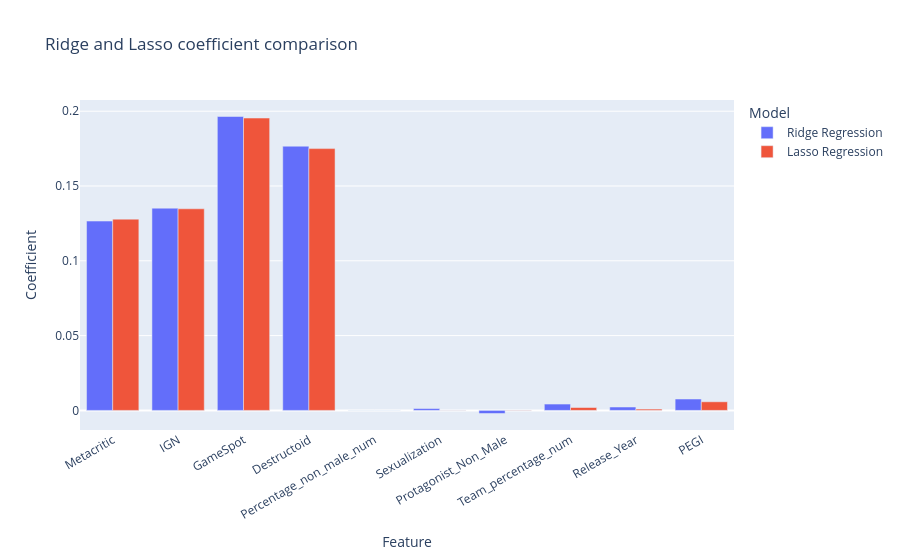

Notebook code for this chart:
### Code cell
coefficient_rows = []
for model_name in ["Ridge Regression", "Lasso Regression"]:
    coefficients = fitted_regression_models[model_name].named_steps["model"].coef_
    coefficient_rows.extend(
        {
            "Feature": feature,
            "Coefficient": coefficient,
            "Model": model_name,
        }
        for feature, coefficient in zip(regression_features, coefficients)
    )

coefficient_df = pd.DataFrame(coefficient_rows)
display(coefficient_df.sort_values(["Model", "Coefficient"], ascending=[True, False]))

fig_coefficients = px.bar(
    coefficient_df,
    x="Feature",
    y="Coefficient",
    color="Model",
    barmode="group",
    title="Ridge and Lasso coefficient comparison",
)
fig_coefficients.update_layout(xaxis_tickangle=-30)
fig_coefficients.show()

### Figure 1 — Plotly figure (JSON) as saved in the notebook; plotly's stock layout.template omitted (floating-point values rounded to 4 significant figures)
{"data": [{"alignmentgroup": "True", "hovertemplate": "Model=Ridge Regression<br>Feature=%{x}<br>Coefficient=%{y}<extra></extra>", "legendgroup": "Ridge Regression", "marker": {"color": "#636efa", "pattern": {"shape": ""}}, "name": "Ridge Regression", "offsetgroup": "Ridge Regression", "orientation": "v", "showlegend": true, "textposition": "auto", "type": "bar", "x": ["Metacritic", "IGN", "GameSpot", "Destructoid", "Percentage_non_male_num", "Sexualization", "Protagonist_Non_Male", "Team_percentage_num", "Release_Year", "PEGI"], "xaxis": "x", "y": [0.1266, 0.1352, 0.1965, 0.1766, -5.377e-06, 0.001231, -0.00207, 0.004244, 0.002263, 0.007609], "yaxis": "y"}, {"alignmentgroup": "True", "hovertemplate": "Model=Lasso Regression<br>Feature=%{x}<br>Coefficient=%{y}<extra></extra>", "legendgroup": "Lasso Regression", "marker": {"color": "#EF553B", "pattern": {"shape": ""}}, "name": "Lasso Regression", "offsetgroup": "Lasso Regression", "orientation": "v", "showlegend": true, "textposition": "auto", "type": "bar", "x": ["Metacritic", "IGN", "GameSpot", "Destructoid", "Percentage_non_male_num", "Sexualization", "Protagonist_Non_Male", "Team_percentage_num", "Release_Year", "PEGI"], "xaxis": "x", "y": [0.1279, 0.1348, 0.1954, 0.175, -0.0, 0.0001053, -0.000201, 0.00193, 0.0008766, 0.005755], "yaxis": "y"}], "layout": {"barmode": "group", "legend": {"title": {"text": "Model"}, "tracegroupgap": 0}, "title": {"text": "Ridge and Lasso coefficient comparison"}, "xaxis": {"anchor": "y", "domain": [0, 1], "tickangle": -30, "title": {"text": "Feature"}}, "yaxis": {"anchor": "x", "domain": [0, 1], "title": {"text": "Coefficient"}}}}
